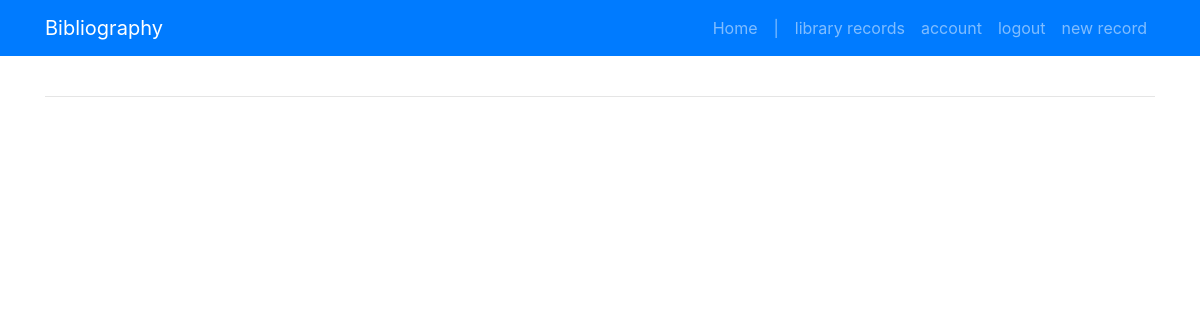
The app's page /library_records (signed in), older data.
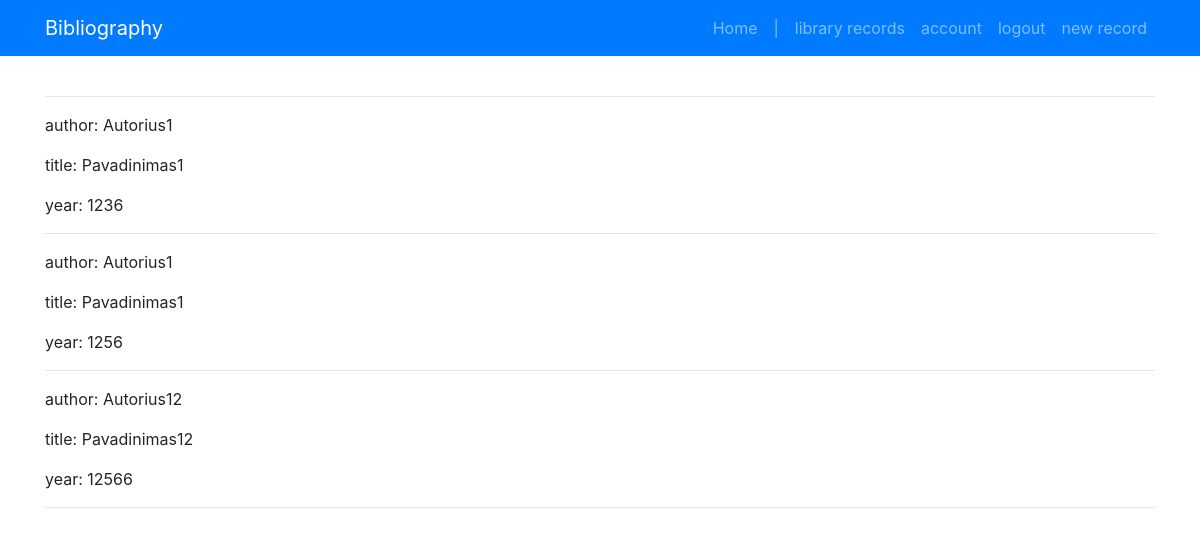
The same page, newer data.
### library_project/database.py (models this page shows)
class Bibliography(db.Model):
    __tablename__ = 'library_project'
    id = db.Column(db.Integer, primary_key=True)
    author = db.Column(db.String(250))
    title = db.Column(db.String(250), nullable=False)
    year = db.Column(db.Integer, nullable=False)
    user_id = db.Column(db.Integer, db.ForeignKey('user.id'))
    user = db.relationship('User')

### library_project/routes.py (the view)
@app.route('/library_records')
@login_required
def records():
    records = Bibliography.query.filter_by(user_id=current_user.id)
    return render_template('library_records.html', records=records)

### library_project/routes.py (called while the page is built)
@login_manager.user_loader
def load_user(user_id):
    return User.query.get(int(user_id))

### library_project/templates/library_records.html
{% extends "base.html" %}
{% block content %}
    {% if records %}
        {% for record in records %}
            <hr>
            <p>author: {{record.author}}</p>
            <p>title: {{record.title}}</p>
            <p>year: {{record.year}}</p>
        {% endfor %}
        <hr>
    {% endif %}
{% endblock %}

### library_project/templates/base.html (shortened to what this page needs)
<!DOCTYPE html>
<html lang="en">
<head>
    <link rel="stylesheet" href="https://stackpath.bootstrapcdn.com/bootstrap/4.1.3/css/bootstrap.min.css"
>
</head>
<body>
<nav class="navbar navbar-expand-lg navbar-dark bg-primary static-top">
    <div class="container">
        <a class="navbar-brand" href="/">Bibliography</a>
        <div class="collapse navbar-collapse" id="navbarResponsive">
            <ul class="navbar-nav ml-auto">
                <li class="nav-item">
                    <a class="nav-link" href="/">Home</a>
                </li>
                <li class="nav-item">
                    <a class="nav-link" >|</a>
                </li>
                {% if current_user.is_authenticated %}
                <li class="nav-item">
                    <a class="nav-link" href="/library_records">library records</a>
                </li>
                <li class="nav-item">
                    <a class="nav-link" href="/account">account</a>
                </li>
                <li class="nav-item">
                    <a class="nav-link" href="/logout">logout</a>
                </li>
                <li class="nav-item">
                    <a class="nav-link" href="/new_record">new record</a>
                </li>
                {% endif %}
            </ul>
        </div>
    </div>
</nav>
<div class="container">
    <br>
    {% block content %}
    {% endblock %}
</div>
</body>
</html>

Row changes from the older to the newer data that the page shows:
added Bibliography: author "Autorius1", title "Pavadinimas1", year "1236"
added Bibliography: author "Autorius1", title "Pavadinimas1", year "1256"
added Bibliography: author "Autorius12", title "Pavadinimas12", year "12566"
